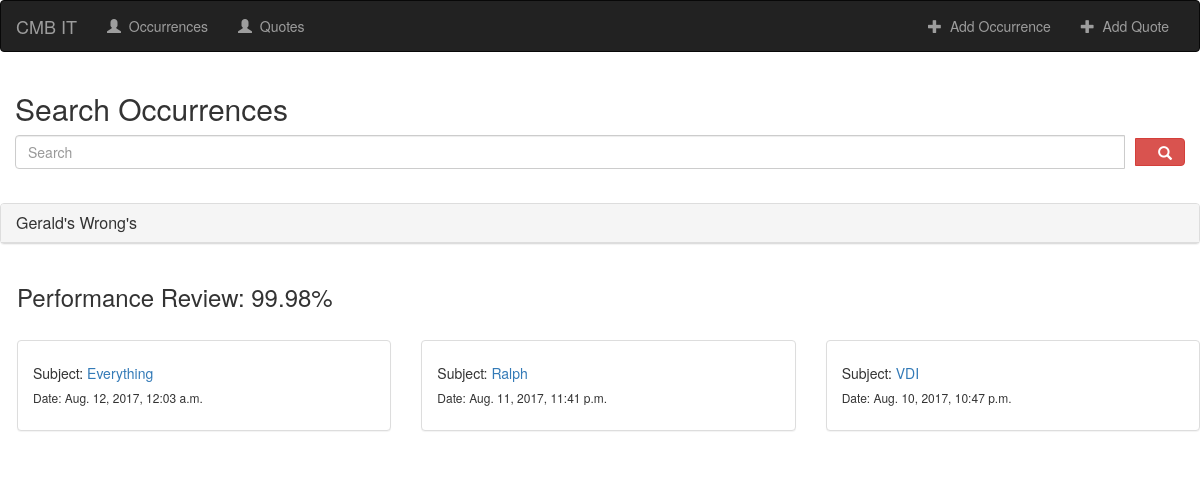
The app's page /wrong/, older data.
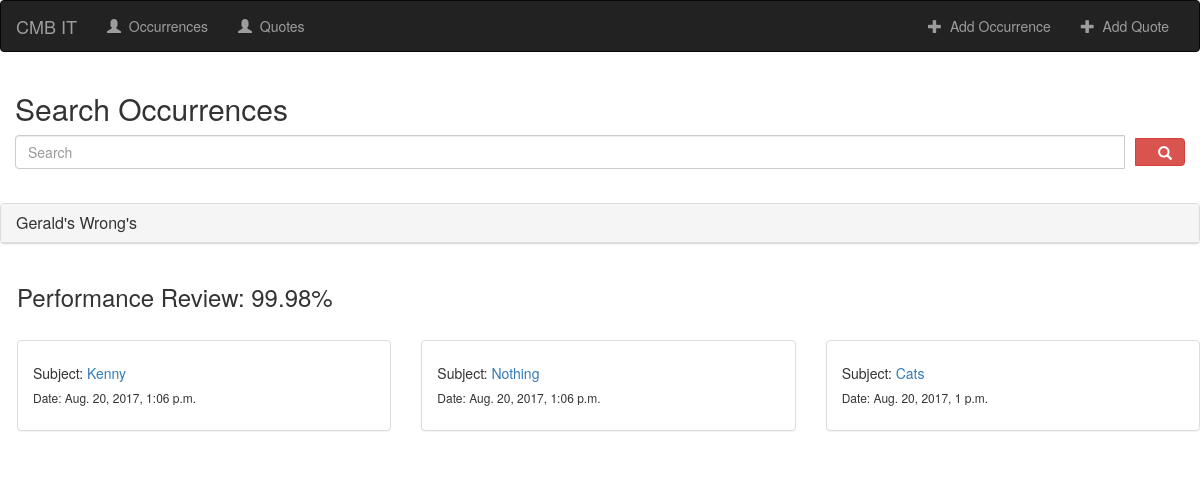
The same page, newer data.
### wrong/models.py (models this page shows, shortened)
class Occurrence(models.Model):
    TimeWrong = models.IntegerField(verbose_name='How Long Was Gerald Wrong (In Minutes)')
    Subject = models.CharField(max_length=100, verbose_name='Enter The Topic Gerald Was Wrong About')
    Details = models.CharField(max_length=500)
    DateTime = models.DateTimeField(default=timezone.now())

### wrong/views.py (the view)
# urls.py: url(r'^wrong/$', views.index, name='wrong-list'),
def index(request):
        all_occurrences = Occurrence.objects.all().order_by("-pk")
        calculate_percentage_right()
        context = {
            'all_occurrences': all_occurrences,
            'percentage_right': calculate_percentage_right()
        }
        query = request.GET.get("q")
        if query:
            all_occurrences = all_occurrences.filter(
                Q(Subject__icontains=query) |
                Q(Details__icontains=query))
            context = {'all_occurrences': all_occurrences,
                       'percentage_right': calculate_percentage_right()}
            return render(request, 'wrong/wrong_view.html', context)
        else:
            return render(request, 'wrong/wrong_view.html', context)

### wrong/views.py (called while the page is built)
def calculate_percentage_right():
    wrongs = Occurrence.objects.all()
    total_minutes_wrong = 0
    for wrong in wrongs:
        total_minutes_wrong += wrong.TimeWrong
    minutes_in_year = 525600
    minutes_right = minutes_in_year - total_minutes_wrong
    percentage_right = (525500 / 525600) * 100
    return percentage_right

### wrong/templates/wrong/wrong_view.html
{% extends 'wrong/base.html' %}
{% block body %}
<div class="container">
	<div class="row">
		<h2>Search Occurrences</h2>
           <form id="custom-search-input ">
                            <div class="input-group col-md-12">
                                <input type="text" class="form-control" placeholder="Search" name="q" value="{{ request.GET.q }}" />
                                <span class="input-group-btn">
                                    <button class="btn btn-danger" type="button" style="margin-left: 10px">
                                        <span class=" glyphicon glyphicon-search" style="margin-left: 10px"></span>
                                    </button>
                                </span>
                            </div>
                        </form>
	</div>
</div><br>
<div class="panel panel-default">
            <div class="panel-heading">
                <h3 class="panel-title">Gerald's Wrong's</h3>
            </div>
</div>
<div class="row" style="margin-left: 2px">
     <div class="col-md-12">
        <h3>Performance Review: {{ percentage_right|floatformat:2 }}%</h3><br>
    </div>
    {% if all_occurrences %}
        {% for wrong in all_occurrences %}
            <div class="col-md-4">
                <div class="panel panel-default">
                    <div class="panel-body">
                        <h5>Subject: <a href="{{ wrong.pk }}">{{ wrong.Subject }}</a></h5>
                        <h6>Date: {{ wrong.DateTime }}</h6>
                    </div>
                </div>
            </div>
        {% endfor %}
        {% else %}
        <h4>There are no wrong's</h4>
    {% endif %}
    </div>
{% endblock %}

### wrong/templates/wrong/base.html (shortened to what this page needs)
{% load staticfiles %}
<link rel="stylesheet" href="https://maxcdn.bootstrapcdn.com/bootstrap/3.3.7/css/bootstrap.min.css">
<nav class="navbar navbar-inverse">
    <a class="navbar-brand" style="text-align: center">CMB IT</a>
    <div class="container-fluid">
    <div class="collapse navbar-collapse" id="topNavBar">
        <ul class="nav navbar-nav">
                <li><a href="{% url 'wrong:wrong-list' %}"><span class="glyphicon glyphicon-user" aria-hidden="true"></span>&nbsp; Occurrences</a></li>
                <li><a href="{% url 'quotes:quote-list' %}"><span class="glyphicon glyphicon-user" aria-hidden="true"></span>&nbsp; Quotes</a></li>
        </ul>
        <ul class="nav navbar-nav navbar-right">
                <li>
                    <a href="{% url 'wrong:wrong-create'%}">
                        <span class="glyphicon glyphicon-plus" aria-hidden="true"></span>&nbsp; Add Occurrence
                    </a>
                </li>
                <li>
                    <a href="{% url 'quotes:quote-create'%}">
                        <span class="glyphicon glyphicon-plus" aria-hidden="true"></span>&nbsp; Add Quote
                    </a>
                </li>
            </ul>
        </div>
    </div>
</nav>
{% block body %}
{% endblock%}

Row changes from the older to the newer data that the page shows:
removed Occurrence: Subject "Everything", DateTime "Aug. 12, 2017, 12:03 a.m."
removed Occurrence: Subject "Ralph", DateTime "Aug. 11, 2017, 11:41 p.m."
removed Occurrence: Subject "VDI", DateTime "Aug. 10, 2017, 10:47 p.m."
added Occurrence: Subject "Kenny", DateTime "Aug. 20, 2017, 1:06 p.m."
added Occurrence: Subject "Nothing", DateTime "Aug. 20, 2017, 1:06 p.m."
added Occurrence: Subject "Cats", DateTime "Aug. 20, 2017, 1 p.m."
